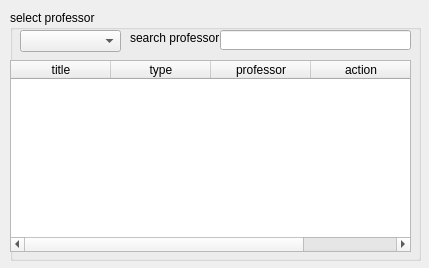
<?xml version="1.0" encoding="UTF-8"?>
<ui version="4.0">
 <class>Form</class>
 <widget class="QWidget" name="Form">
  <property name="geometry">
   <rect>
    <x>0</x>
    <y>0</y>
    <width>429</width>
    <height>268</height>
   </rect>
  </property>
  <property name="windowTitle">
   <string>Form</string>
  </property>
  <widget class="QWidget" name="verticalLayoutWidget">
   <property name="geometry">
    <rect>
     <x>10</x>
     <y>10</y>
     <width>411</width>
     <height>251</height>
    </rect>
   </property>
   <layout class="QVBoxLayout" name="verticalLayout">
    <item>
     <widget class="QGroupBox" name="groupBox">
      <property name="title">
       <string>select professor</string>
      </property>
      <widget class="QComboBox" name="comboBox">
       <property name="geometry">
        <rect>
         <x>10</x>
         <y>20</y>
         <width>101</width>
         <height>22</height>
        </rect>
       </property>
      </widget>
      <widget class="QLabel" name="label">
       <property name="geometry">
        <rect>
         <x>120</x>
         <y>20</y>
         <width>91</width>
         <height>16</height>
        </rect>
       </property>
       <property name="text">
        <string>search professor</string>
       </property>
      </widget>
      <widget class="QLineEdit" name="lineEdit">
       <property name="geometry">
        <rect>
         <x>210</x>
         <y>20</y>
         <width>191</width>
         <height>20</height>
        </rect>
       </property>
      </widget>
      <widget class="QTableWidget" name="tableWidget">
       <property name="geometry">
        <rect>
         <x>0</x>
         <y>50</y>
         <width>401</width>
         <height>192</height>
        </rect>
       </property>
       <property name="editTriggers">
        <set>QAbstractItemView::NoEditTriggers</set>
       </property>
       <property name="selectionMode">
        <enum>QAbstractItemView::SingleSelection</enum>
       </property>
       <property name="selectionBehavior">
        <enum>QAbstractItemView::SelectRows</enum>
       </property>
       <attribute name="horizontalHeaderStretchLastSection">
        <bool>true</bool>
       </attribute>
       <attribute name="verticalHeaderStretchLastSection">
        <bool>false</bool>
       </attribute>
       <column>
        <property name="text">
         <string>title</string>
        </property>
       </column>
       <column>
        <property name="text">
         <string>type</string>
        </property>
       </column>
       <column>
        <property name="text">
         <string>professor</string>
        </property>
       </column>
       <column>
        <property name="text">
         <string>action</string>
        </property>
       </column>
      </widget>
     </widget>
    </item>
   </layout>
  </widget>
 </widget>
 <resources/>
 <connections/>
</ui>
